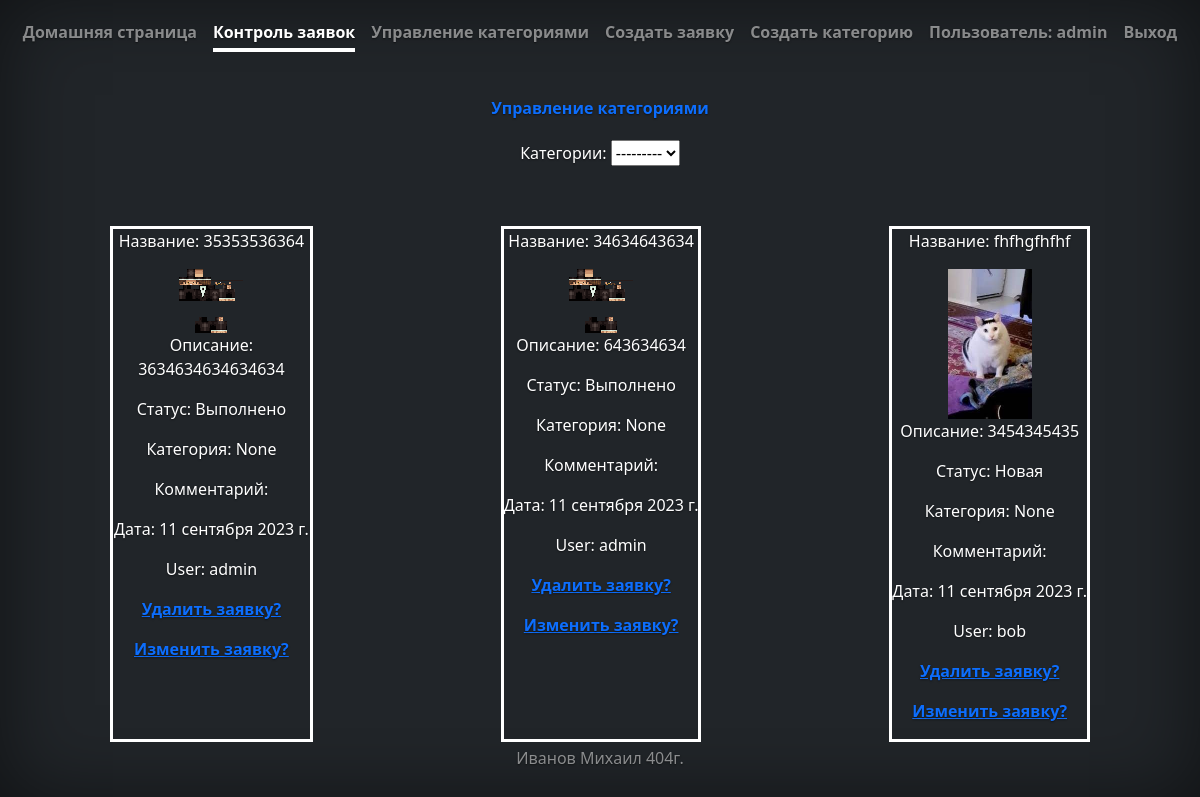
/catalog/post-control/ (signed in), run on the app's committed database.
### catalog/models.py (models this page shows, shortened)
class Design(models.Model):
    id = models.AutoField(primary_key=True, unique=True, verbose_name='id')
    name = models.CharField(max_length=30, unique=True, help_text='название',
                            verbose_name='Название',
                            error_messages={'unique': "Такая заявка уже существует!"})
    info = models.CharField(max_length=50, help_text='Введите описание', verbose_name='Описание',
                            null=True)
    image = models.ImageField(upload_to='images/',  verbose_name='Изображение', null=False,
                              blank=False)
    date = models.DateField(default=datetime.today(), null=True, verbose_name='Дата')
    user = models.ForeignKey(User, on_delete=models.CASCADE, verbose_name='Пользователь',
                             null=True, blank=True,
                             to_field='id')
    comment = models.TextField(max_length=400, verbose_name='Комментарий', null=False, blank=False)
    category = models.ForeignKey(Category, on_delete=models.CASCADE, null=True, blank=True,
                                 verbose_name='Категории')
    NEW = 'new'
    LOAD = 'load'
    READY = 'ready'
    LOAN_STATUS = (
        (NEW, 'Новая'),
        (LOAD, 'Принято в работу'),
        (READY, 'Выполнено'),
    )
    status = models.CharField(max_length=30, choices=LOAN_STATUS, default='new', help_text='Статус',
                              verbose_name='Статус')
    class Meta:
        verbose_name = 'Заявку'
        verbose_name_plural = 'Заявки'

### catalog/views.py (the view)
# urls.py: path('post-control/', views.post_control, name='post_control'),
@staff_member_required(login_url='/accounts/login/')
def post_control(request):
    f = CategoryFilters(request.GET, queryset=Design.objects.all())
    return render(request, 'catalog/post_control.html', {'filter': f})

### catalog/models.py (called while the page is built)
    def __str__(self):
        return self.name

### catalog/templates/catalog/post_control.html (shortened to what this page needs)
<!doctype html>
<html lang="en" class="h-100">
<head>
<link href="https://cdn.jsdelivr.net/npm/bootstrap@5.0.2/dist/css/bootstrap.min.css" rel="stylesheet">
{% load static %}
<link rel="stylesheet" href="{% static 'catalog/area.css' %}">
</head>
<body class="d-flex h-100 text-center text-bg-dark">
  <div class="d-flex w-100 h-100 p-3 mx-auto flex-column">
    <header>
      <nav class="nav nav-masthead justify-content-center">
        <a class="nav-link fw-bold py-1 px-0" aria-current="page" href="{% url 'index' %}">Домашняя страница</a>
        {% if user.is_authenticated %}
          {%if user.is_staff %}
            <a class="nav-link fw-bold py-1 px-0 active" href="{% url 'post_control' %}">Контроль
                заявок</a>
            <a class="nav-link fw-bold py-1 px-0" href="{% url 'category_control' %}">Управление
                категориями</a>
          {%endif%}
          <a class="nav-link fw-bold py-1 px-0" href="{% url 'add_post' %}">Создать заявку</a>
          <a class="nav-link fw-bold py-1 px-0" href="{% url 'add_category' %}">Создать
              категорию</a>
          <a class="nav-link fw-bold py-1 px-0" href="{% url 'personal_area' %}">Пользователь: {{ user.get_username }}</a>
          <a class="nav-link fw-bold py-1 px-0" href="{% url 'logout'%}?next={{request.path}}">Выход</a>
          {%else%}
          <a class="nav-link fw-bold py-1 px-0" href="{% url 'login'%}?next={{request.path}}">авторизация</a>
          <a class="nav-link fw-bold py-1 px-0" href="{% url 'register' %}?next={{request.path}}">Регистрация</a>
          {%endif%}
      </nav>
  </header>
    <div class="text-center" style="margin-top:40px; margin-bottom:40px">
      <form method="get" id="filter">
          <p><a class="nav-link fw-bold py-1 px-0" href="{% url 'category_control' %}">Управление категориями</a></p>
        {{ filter.form.as_p }}
      </form>
    </div>
    <div class="main">
    {% for design in filter.qs %}
      <div class="design">
          <p>Название: {{ design.name }}</p>
          <img src="{{ design.image.url}}" alt="connect" style="max-height:150px">
           <p class="text">Описание: {{ design.info }}</p>
          <p>Cтатус: {{ design.get_status_display }}</p>
          <p>Категория: {{ design.category}}</p>
          <p>Комментарий: {{ design.comment }}</p>
          <p>Дата: {{ design.date }} </p>
          <p>User: {{ design.user }} </p>
          <p><a href="{% url 'delete_post' design.id %}"><strong>Удалить заявку?</strong></a></p>
          {% if design.status == "new" %}
            <p><a href="{% url 'update_form_new' design.id %}"><strong>Изменить заявку?</strong></a></p>
          {% else %}
            <p><a
                    href="{% url 'update_form_ready' design.id %}"><strong>Изменить
                заявку?</strong></a></p>
          {% endif %}
        </div>
    {% endfor %}
    </div>
    <footer class="mt-auto text-white-50">
      <p>Иванов Михаил 404г</a>.</p>
    </footer>
  </div>
</body>
</html>

### catalog/static/catalog/area.css (style rules this page uses)
img { max-width:100%; height:auto; }
body { text-shadow: 0 .05rem .1rem rgba(0, 0, 0, .5); box-shadow: inset 0 0 5rem rgba(0, 0, 0, .5); background-color: RGBA(33,37,41,var(--bs-bg-opacity,1))!important; }
.nav-masthead .nav-link { color: rgba(255, 255, 255, .5); border-bottom: .25rem solid transparent; }
.nav-masthead .nav-link + .nav-link { margin-left: 1rem; }
.nav-masthead .active { color: #fff; border-bottom-color: #fff; }
.text-bg-dark { color: #fff!important; background-color: RGBA(33,37,41,var(--bs-bg-opacity,1))!important; }
.main { display: flex; flex-wrap: wrap; justify-content: space-around; }
.text { overflow: hidden; text-overflow: ellipsis; }
.design { margin: 4px; list-style-type: none; max-width: 203px ;overflow: hidden; text-overflow: ellipsis; border: solid white; }

### data on the page
Design: name "35353536364", image (picture), info "3634634634634634", status "Выполнено", category "None", date "11 сентября 2023 г.", user "admin", shows "Изменить заявку?"
Design: name "34634643634", image (picture), info "643634634", status "Выполнено", category "None", date "11 сентября 2023 г.", user "admin", shows "Изменить заявку?"
Design: name "fhfhgfhfhf", image (picture), info "3454345435", status "Новая", category "None", date "11 сентября 2023 г.", user "bob", shows "Изменить заявку?"

### other printed values
{{ user.get_username }} "admin"
